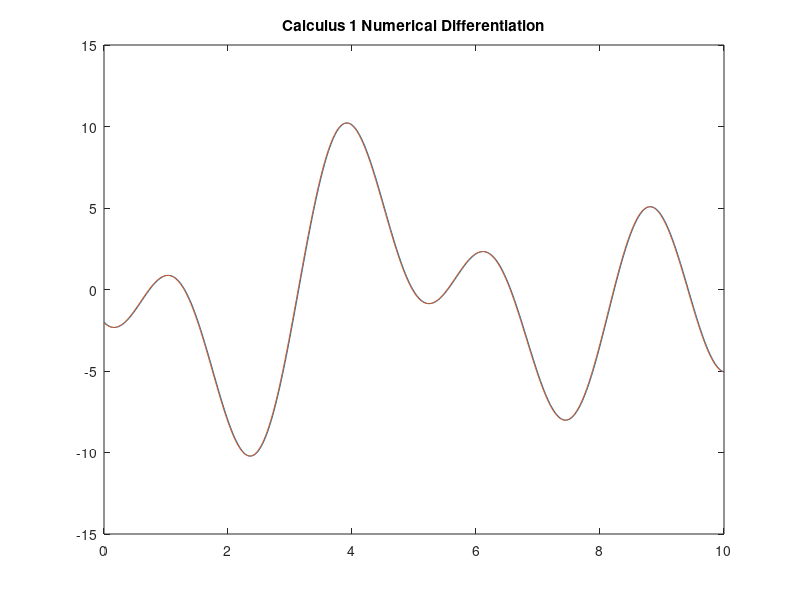
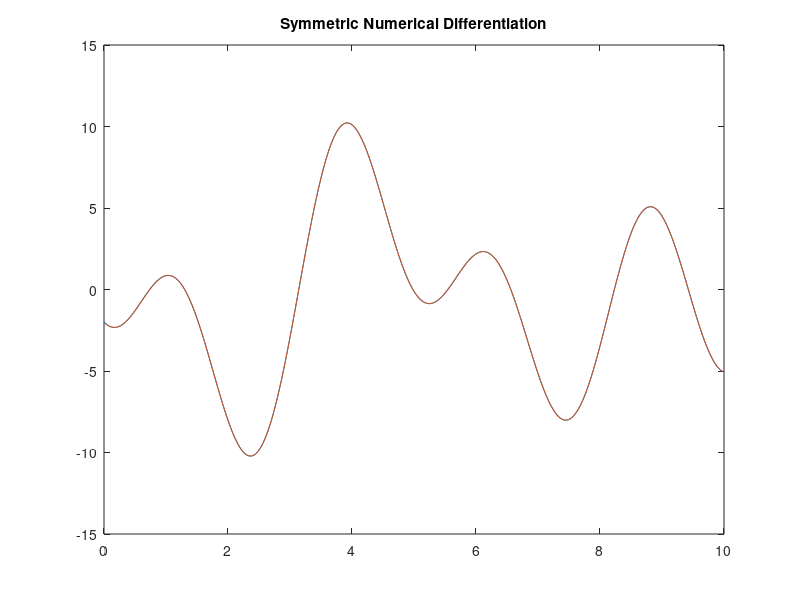
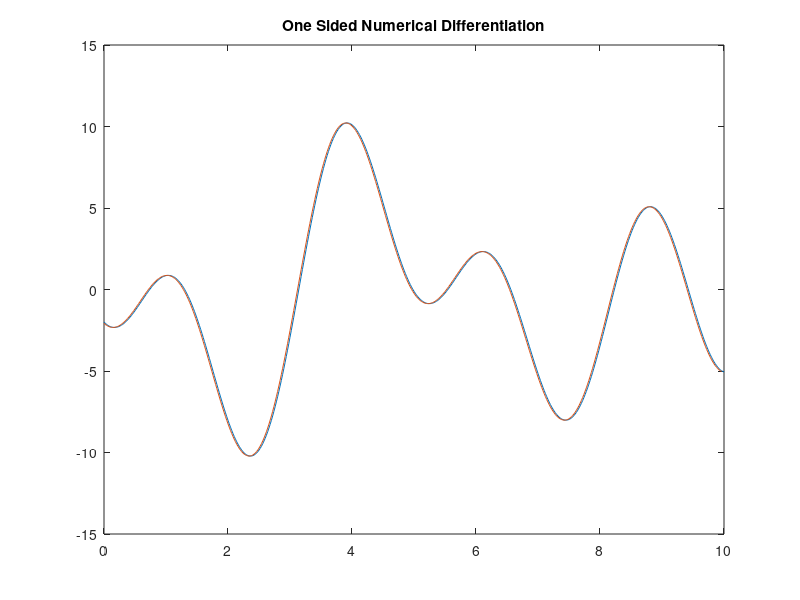
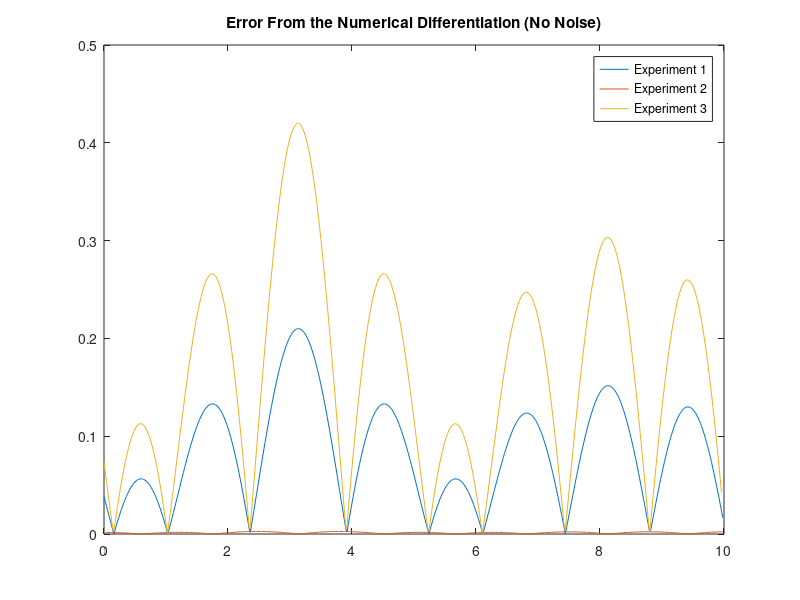

Here is the MATLAB script that generated these plots, in order:
load('project3.mat')

% Numerical Differentation

%f = @(x) x.^2 + sin(3*x);
%fdiff = @(x) 2*x + 3*cos(3*x);

% h step size
h = 0.01;
%t = 0:h:3;
t = linspace(0,10,501);
%y = f(t);
%ynoise = y + 0.1*rand(1,length(y));
%diffy = fdiff(t);

y = originalfunction;
ynoise = functionwithnoise;
diffy = derivative;


% (f(x+h) - f(x))/h

differentiation1 = (y(2:end) - y(1:end-1))/h;
difft = t(1:end-1);

figure
plot(t,diffy);
hold on;
plot(difft,differentiation1);
hold on;
title('Calculus 1 Numerical Differentiation');
hold off;


% (f(x+h) - f(x-h))/ 2h
differentiation2 = (y(3:end)-y(1:end-2))/(2*h);
difft2 = t(2:end-1);

figure
plot(t,diffy);
hold on;
plot(difft2,differentiation2);
hold on;
title('Symmetric Numerical Differentiation');
hold off;

% (f(x+2h) - f(x)) / (2*h)
differentiation3 = (y(3:end) - y(1:end-2))/(2*h);
difft3 = t(1:end-2);

figure
plot(t,diffy);
hold on;
plot(difft3,differentiation3);
hold on;
title('One Sided Numerical Differentiation');
hold off;

figure
plot(difft,abs(diffy(1:end-1)-differentiation1),'DisplayName','Experiment 1');
hold on;
plot(difft2,abs(diffy(2:end-1)-differentiation2),'DisplayName','Experiment 2');
hold on;
plot(difft3,abs(diffy(1:end-2)-differentiation3),'DisplayName','Experiment 3');
hold on;
title('Error From the Numerical Differentiation (No Noise)');
hold on;
legend;
hold off;

% Noise Plots
noisedifferentiation1 = (ynoise(2:end) - ynoise(1:end-1))/h;
noisedifferentiation2 = (ynoise(3:end)-ynoise(1:end-2))/(2*h);
noisedifferentiation3 = (ynoise(3:end) - ynoise(1:end-2))/(2*h);

figure
plot(t,ynoise);
hold on;
title('Signal with Noise');
hold off;

figure
plot(difft,abs(diffy(1:end-1)-noisedifferentiation1),'DisplayName','Experiment 1');
hold on;
plot(difft2,abs(diffy(2:end-1)-noisedifferentiation2),'DisplayName','Experiment 2');
hold on;
plot(difft3,abs(diffy(1:end-2)-noisedifferentiation3),'DisplayName','Experiment 3');
hold on;
title('Error From the Numerical Differentiation (With Noise)');
hold on;
legend;
hold off;

%Root Mean Square Errors

error1wonoise = sqrt(sum((diffy(1:end-1)-differentiation1).^2)/length(differentiation1));
error2wonoise = sqrt(sum((diffy(2:end-1)-differentiation2).^2)/length(differentiation2));
error3wonoise = sqrt(sum((diffy(1:end-2)-differentiation3).^2)/length(differentiation3));
error1wnoise = sqrt(sum((diffy(1:end-1)-noisedifferentiation1).^2)/length(noisedifferentiation1));
error2wnoise = sqrt(sum((diffy(2:end-1)-noisedifferentiation2).^2)/length(noisedifferentiation2));
error3wnoise = sqrt(sum((diffy(1:end-2)-noisedifferentiation3).^2)/length(noisedifferentiation3));

disp('Root Mean Square Error Without Noise')
fprintf('RMS = %5.3f\n', [error1wonoise,error2wonoise,error3wonoise])
disp('Root Mean Square Error With Noise')
fprintf('RMS = %5.3f\n', [error1wnoise,error2wnoise,error3wnoise])

